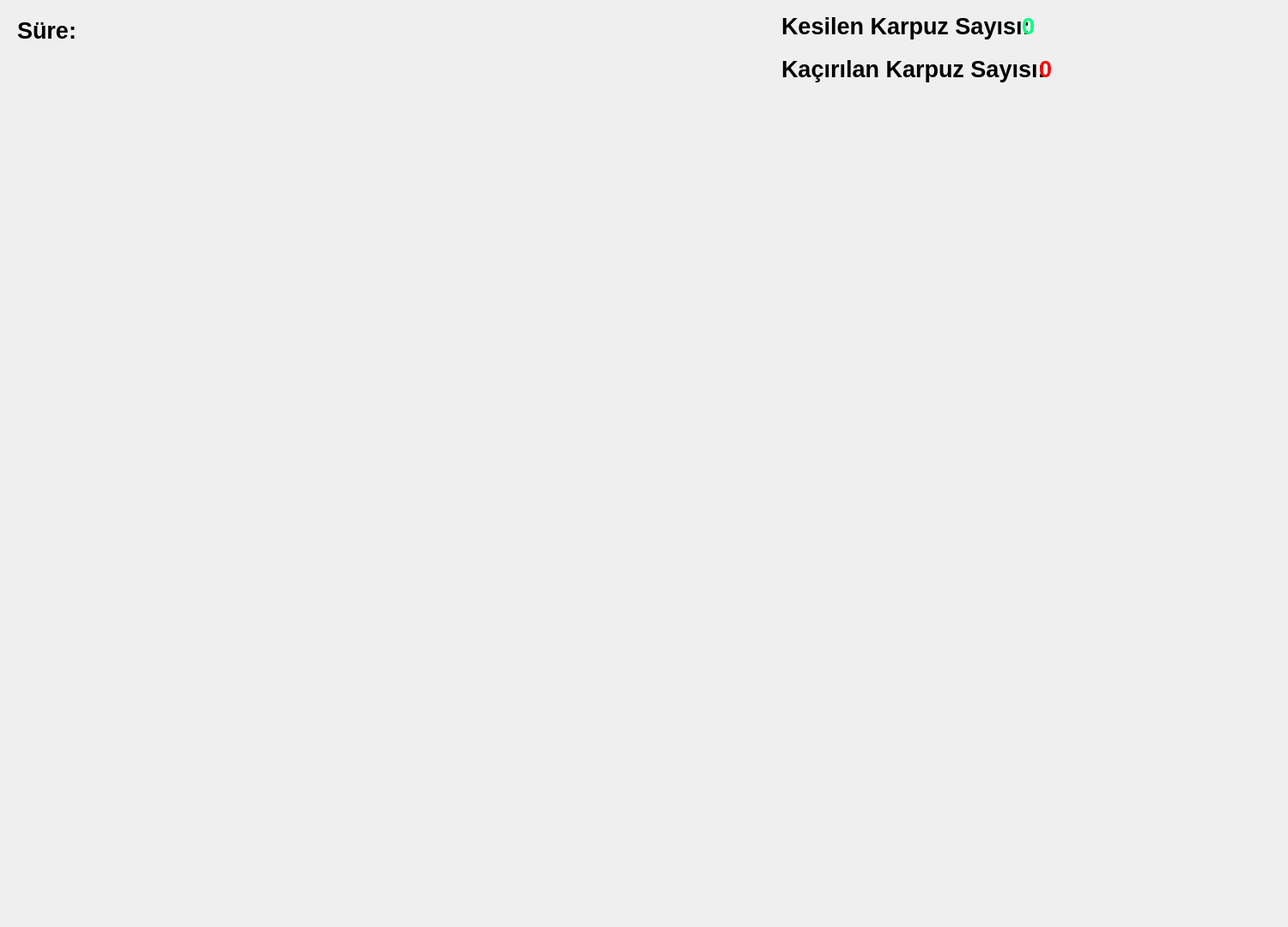
<?xml version="1.0" encoding="UTF-8"?>
<ui version="4.0">
 <class>Dialog</class>
 <widget class="QDialog" name="Dialog">
  <property name="geometry">
   <rect>
    <x>0</x>
    <y>0</y>
    <width>1500</width>
    <height>1080</height>
   </rect>
  </property>
  <property name="windowTitle">
   <string>Dialog</string>
  </property>
  <widget class="QLabel" name="label">
   <property name="geometry">
    <rect>
     <x>20</x>
     <y>10</y>
     <width>71</width>
     <height>51</height>
    </rect>
   </property>
   <property name="font">
    <font>
     <pointsize>20</pointsize>
     <bold>true</bold>
    </font>
   </property>
   <property name="text">
    <string>Süre: </string>
   </property>
  </widget>
  <widget class="QLabel" name="label_2">
   <property name="geometry">
    <rect>
     <x>910</x>
     <y>10</y>
     <width>291</width>
     <height>41</height>
    </rect>
   </property>
   <property name="font">
    <font>
     <pointsize>20</pointsize>
     <bold>true</bold>
    </font>
   </property>
   <property name="text">
    <string>Kesilen Karpuz Sayısı: </string>
   </property>
  </widget>
  <widget class="QLabel" name="label_3">
   <property name="geometry">
    <rect>
     <x>910</x>
     <y>50</y>
     <width>441</width>
     <height>61</height>
    </rect>
   </property>
   <property name="font">
    <font>
     <pointsize>20</pointsize>
     <bold>true</bold>
    </font>
   </property>
   <property name="text">
    <string>Kaçırılan Karpuz Sayısı: </string>
   </property>
  </widget>
  <widget class="QLabel" name="label_4">
   <property name="geometry">
    <rect>
     <x>0</x>
     <y>100</y>
     <width>1800</width>
     <height>1080</height>
    </rect>
   </property>
   <property name="text">
    <string/>
   </property>
   <property name="pixmap">
    <pixmap resource="image.qrc">:/new/image/back.jpg</pixmap>
   </property>
  </widget>
  <widget class="QLabel" name="label_5">
   <property name="geometry">
    <rect>
     <x>90</x>
     <y>16</y>
     <width>63</width>
     <height>41</height>
    </rect>
   </property>
   <property name="palette">
    <palette>
     <active>
      <colorrole role="WindowText">
       <brush brushstyle="SolidPattern">
        <color alpha="255">
         <red>0</red>
         <green>0</green>
         <blue>255</blue>
        </color>
       </brush>
      </colorrole>
     </active>
     <inactive>
      <colorrole role="WindowText">
       <brush brushstyle="SolidPattern">
        <color alpha="255">
         <red>0</red>
         <green>0</green>
         <blue>255</blue>
        </color>
       </brush>
      </colorrole>
     </inactive>
     <disabled/>
    </palette>
   </property>
   <property name="font">
    <font>
     <pointsize>20</pointsize>
     <bold>true</bold>
    </font>
   </property>
   <property name="text">
    <string/>
   </property>
  </widget>
  <widget class="QLabel" name="label_6">
   <property name="geometry">
    <rect>
     <x>1190</x>
     <y>15</y>
     <width>71</width>
     <height>31</height>
    </rect>
   </property>
   <property name="palette">
    <palette>
     <active>
      <colorrole role="WindowText">
       <brush brushstyle="SolidPattern">
        <color alpha="255">
         <red>0</red>
         <green>255</green>
         <blue>127</blue>
        </color>
       </brush>
      </colorrole>
     </active>
     <inactive>
      <colorrole role="WindowText">
       <brush brushstyle="SolidPattern">
        <color alpha="255">
         <red>0</red>
         <green>255</green>
         <blue>127</blue>
        </color>
       </brush>
      </colorrole>
     </inactive>
     <disabled/>
    </palette>
   </property>
   <property name="font">
    <font>
     <pointsize>20</pointsize>
     <bold>true</bold>
    </font>
   </property>
   <property name="text">
    <string>0</string>
   </property>
  </widget>
  <widget class="QLabel" name="label_7">
   <property name="geometry">
    <rect>
     <x>1210</x>
     <y>65</y>
     <width>71</width>
     <height>31</height>
    </rect>
   </property>
   <property name="palette">
    <palette>
     <active>
      <colorrole role="WindowText">
       <brush brushstyle="SolidPattern">
        <color alpha="255">
         <red>255</red>
         <green>0</green>
         <blue>0</blue>
        </color>
       </brush>
      </colorrole>
     </active>
     <inactive>
      <colorrole role="WindowText">
       <brush brushstyle="SolidPattern">
        <color alpha="255">
         <red>255</red>
         <green>0</green>
         <blue>0</blue>
        </color>
       </brush>
      </colorrole>
     </inactive>
     <disabled/>
    </palette>
   </property>
   <property name="font">
    <font>
     <pointsize>20</pointsize>
     <bold>true</bold>
    </font>
   </property>
   <property name="text">
    <string>0</string>
   </property>
  </widget>
 </widget>
 <resources>
  <include location="image.qrc"/>
 </resources>
 <connections/>
</ui>
